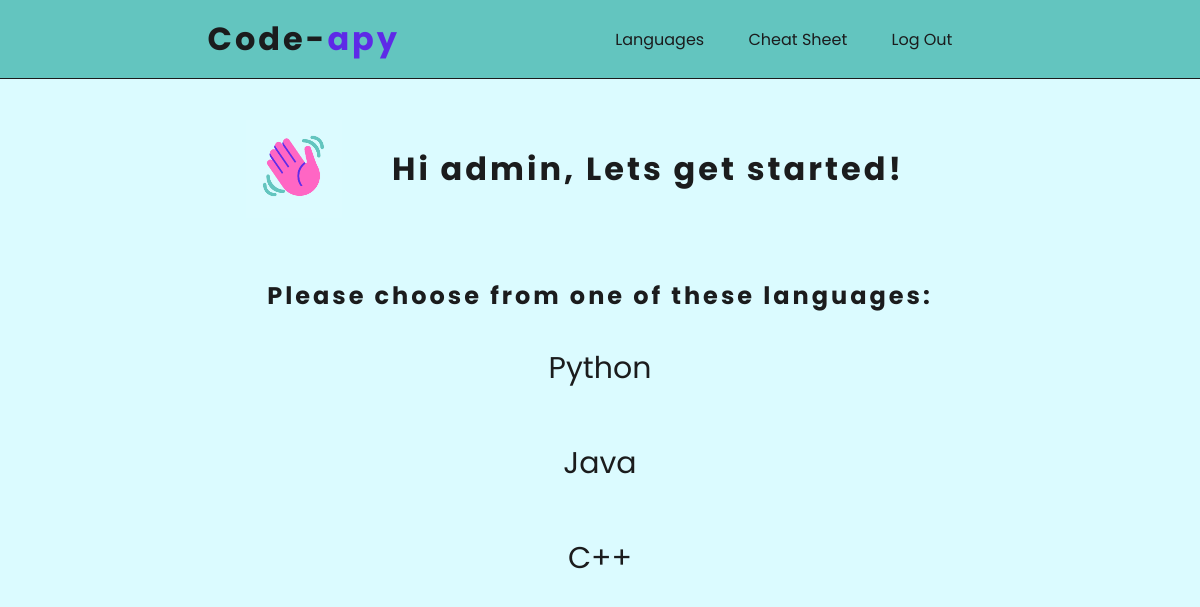
The app's page / (signed in) with its own data.
### mainSite/models.py (models this page shows, shortened)
class Module(models.Model):
    title = models.CharField(max_length=200)
    language = models.CharField(max_length=200, default = "none")
    module_number = models.IntegerField(default=0)

### mainSite/views.py (the view)
# urls.py: path('', views.index, name='index'),
def index(request):
     modules_list = Module.objects.order_by('-module_number')[0:]
     context = {'modules_list': modules_list}
     return render(request, 'mainSite/index.html', context)

### mainSite/templates/mainSite/index.html (shortened to what this page needs)
<!DOCTYPE html>
<html lang="en">
<head>
    {%load static%}
    <link rel="stylesheet" type="text/css" href="{% static 'mainSite/styles.css' %}">
</head>
<body>
    <header>
        <h1 class="site-name"><a href="/home">Code-<span>apy</span></a></h1>
        <nav class="nav-items">
            <span><a href="/languages">Languages</a></span>
            <span><a href="/cheatsheet">Cheat Sheet</a></span>
            {% if user.is_authenticated %}
            <span><a href="{% url 'logout' %}">Log Out</a></span>
                    {% else %}
                         <span><a href="{% url 'login' %}">Log In</a></span>
                         <span><a href="/accounts/signup">Sign up</a></span>
                    {% endif %}
        </nav>
    </header>
    <div class="main main_homepage">
        <div class="banner_homepage">
            <div class="banner_statement">
                {% if user.is_authenticated %}
                    <div class="list_homepage">
                        <div class="greeting">
                            <img class="hand_img" src="{% static 'mainSite/images/hand.png' %}">
                            <h1 class= "list_title">Hi {{ user.username }}, Lets get started!</h1>
                        </div>
                        <h2 class="list_title" id="homepage_prompt">Please choose from one of these languages:</h2>
                        <div class="list">
                            {% if modules_list %}
                            <ul>
                            {% for module in modules_list %}
                                <li><a href="/languages/{{ module.title }}/">{{ module.title }}</a></li>
                            {% endfor %}
                            </ul>
                        {% else %}
                            <p>No modules are available.</p>
                        {% endif %}
                        </div>
                    </div>
        {% endif %}
    </div>
</body>
</html>

### mainSite/static/mainSite/styles.css (style rules this page uses)
* { box-sizing: border-box; padding: 0; margin: 0; }
body { background-color: hsl(187, 100%, 93%); }
header, .site-name, .site-name span, .site-name a, .nav-items, .nav-items span, .nav-items a { background-color: hsl(176, 46%, 58%); font-family: 'Poppins', sans-serif; }
.site-name span { color: rgb(94, 42, 231); }
.site-name a { text-decoration: none; color: hsl(200, 4%, 11%); }
.site-name { color: hsl(200, 4%, 11%); letter-spacing: 3px; }
header { display: flex; justify-content: space-around; align-items: center; flex-wrap: wrap; padding: 15px 10%; position: fixed; width: 100%; z-index: 1; border-bottom: 1px solid hsl(200, 4%, 11%); }
.nav-items { list-style-type: none; padding: 0px 20px; }
.nav-items span { display: inline-block; padding: 0px 20px; }
.nav-items a { color: hsl(200, 4%, 11%); text-decoration: none; }
.main { display: flex; justify-content: center; position: relative; padding-top: 8%; color: hsl(200, 4%, 11%); margin: auto; font-family: 'Poppins', sans-serif; }
@media screen and (max-width: 1500px) { .main { padding-top: 10%; } }
@media screen and (max-width: 1500px) { .banner_homepage { flex-wrap: wrap; } }
.list_title { letter-spacing: 3px; }
.list ul { display: flex; flex-direction: column; align-items: center; line-height: 70px; }
.list li { list-style: none; flex-direction: column; margin-top: 20px; }
.list a { color: hsl(200, 4%, 11%); text-decoration: none; font-size: 30px; font-family: 'Poppins', sans-serif; }
.main_homepage { display: flex; flex-direction: column; }
.banner_homepage { display: flex; align-items: center; flex-direction: row; justify-content: center; }
.banner_homepage h1, p { margin: 10px 50px; }
.list_homepage { display: flex; flex-direction: column; flex-wrap: wrap; align-items: center; justify-content: center; }
#homepage_prompt { margin-top: 5%; }
.greeting { display: flex; flex-direction: row; align-items: center; justify-content: center; }
.hand_img { width: 8%; }

### records on screen
Module: title "Python"
Module: title "Java"
Module: title "C++"

### other values on screen
{{ user.username }} "admin"
